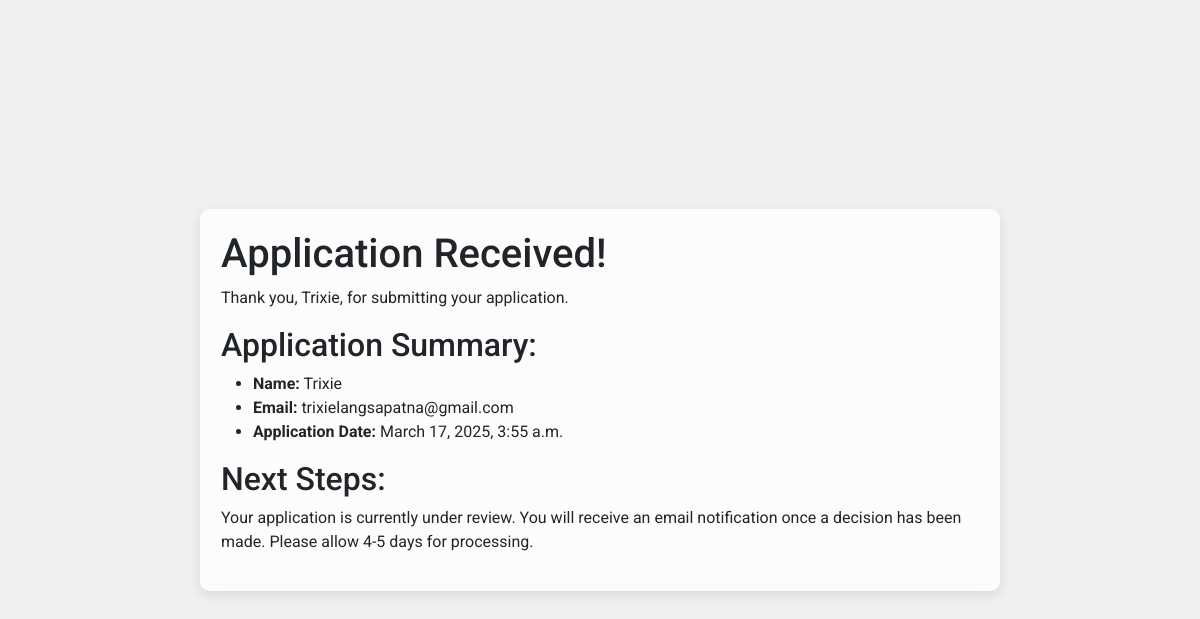
The page /confirmation/6/ on the database its author committed.
### myapp/models.py (models this page shows, shortened)
class Application(models.Model):
    STATUS_CHOICES = [
        ('pending', 'Pending'),
        ('accepted', 'Accepted'),
        ('rejected', 'Rejected'),
    ]
    name = models.CharField(max_length=100)  # Applicant's Name
    address = models.TextField()  # Applicant's Address
    email = models.EmailField()  # Applicant's Email
    contact_number = models.CharField(max_length=20)  # Applicant's Phone Number
    previous_school = models.CharField(max_length=100)  # Applicant's Previous School
    application_date = models.DateTimeField(auto_now_add=True)  # Date of Application
    status = models.CharField(  # Status of Application
        max_length=20,
        choices=STATUS_CHOICES,
        default='pending',
        help_text="Status of the application (Pending, Accepted, Rejected)"
    )
    applicant = models.ForeignKey(User, null=True, blank=True, on_delete=models.SET_NULL, related_name='applications')  # Optional
    notes = models.TextField(blank=True)
    class Meta:  # Add Meta class for ordering and display name
        verbose_name = "Application"  # Custom name
        verbose_name_plural = "Applications"  # Custom plural name
        ordering = ['application_date']  # Default ordering of entries

### myapp/views.py (the view)
# urls.py: path('confirmation/<int:application_id>/', views.application_confirmation, name='application_confirmation'),
def application_confirmation(request, application_id):
    application = Application.objects.get(pk=application_id)
    context = {'application': application}
    return render(request, 'myapp/application_confirmation.html', context)

### myapp/context_processors.py (called while the page is built)
def slider_images(request):
    slider_folder = os.path.join(settings.STATICFILES_DIRS[0], 'images', 'slider')
    if not os.path.exists(slider_folder):
        return {'image_files': []}  # Return an empty list if the folder doesn't exist
    image_files = [
        f"images/slider/{f}" for f in os.listdir(slider_folder)
        if f.lower().endswith(('.jpg', '.jpeg', '.png', '.gif'))
    ]
    return {'image_files': image_files}

### templates/myapp/application_confirmation.html (shortened to what this page needs)
{% extends 'application_base.html' %}
{% load static %}
{% block head %}
    <link rel="stylesheet" type="text/css" href="{% static 'myapp/css/application_confirmation.css' %}">
{% endblock %}
{% block content %}
   <div class="admin-dashboard-content">
        <h1>Application Received!</h1>
        <p>Thank you, {{ application.name }}, for submitting your application.</p>
        <h2>Application Summary:</h2>
        <ul>
            <li><strong>Name:</strong> {{ application.name }}</li>
            <li><strong>Email:</strong> {{ application.email }}</li>
            <li><strong>Application Date:</strong> {{ application.application_date }}</li>
        </ul>
        <h2>Next Steps:</h2>
        <p>Your application is currently under review. You will receive an email notification once a decision has been made. Please allow 4-5 days for processing.</p>
    </div>
{% endblock %}

### templates/application_base.html (style rules this page uses)
body { min-height: 100vh; background-color: #f0f0f0; display: flex; align-items: center; justify-content: center; font-family: 'Roboto', sans-serif; }

### rows shown on the page
Application: name "Trixie", email "trixielangsapatna@gmail.com", application_date "March 17, 2025, 3:55 a.m."
